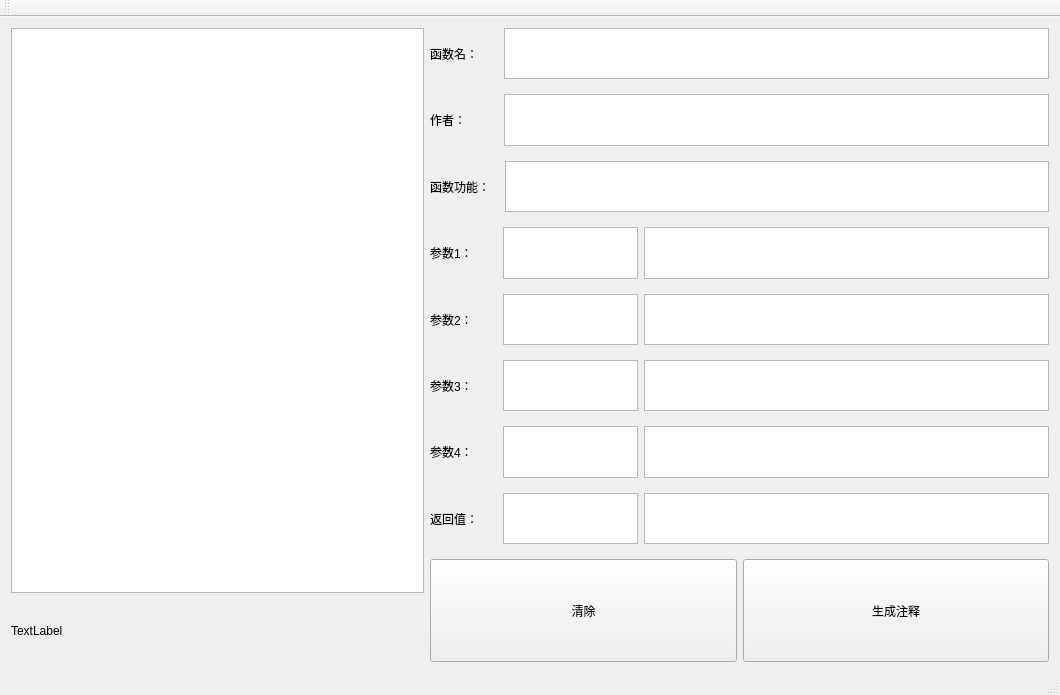
<?xml version="1.0" encoding="UTF-8"?>
<ui version="4.0">
 <class>MainWindow</class>
 <widget class="QMainWindow" name="MainWindow">
  <property name="geometry">
   <rect>
    <x>0</x>
    <y>0</y>
    <width>1060</width>
    <height>695</height>
   </rect>
  </property>
  <property name="windowTitle">
   <string>MainWindow</string>
  </property>
  <widget class="QWidget" name="centralWidget">
   <layout class="QHBoxLayout" name="horizontalLayout_10" stretch="2,3">
    <item>
     <layout class="QVBoxLayout" name="verticalLayout_2" stretch="9,1">
      <item>
       <widget class="QTextBrowser" name="text_code">
        <property name="sizePolicy">
         <sizepolicy hsizetype="Preferred" vsizetype="Preferred">
          <horstretch>0</horstretch>
          <verstretch>0</verstretch>
         </sizepolicy>
        </property>
       </widget>
      </item>
      <item>
       <widget class="QLabel" name="label_result">
        <property name="sizePolicy">
         <sizepolicy hsizetype="Preferred" vsizetype="Preferred">
          <horstretch>0</horstretch>
          <verstretch>0</verstretch>
         </sizepolicy>
        </property>
        <property name="text">
         <string>TextLabel</string>
        </property>
       </widget>
      </item>
     </layout>
    </item>
    <item>
     <layout class="QVBoxLayout" name="verticalLayout" stretch="1,1,1,1,1,1,1,1,2">
      <property name="spacing">
       <number>15</number>
      </property>
      <property name="sizeConstraint">
       <enum>QLayout::SetFixedSize</enum>
      </property>
      <item>
       <layout class="QHBoxLayout" name="horizontalLayout_9" stretch="1,8">
        <item>
         <widget class="QLabel" name="label_function_name">
          <property name="sizePolicy">
           <sizepolicy hsizetype="Preferred" vsizetype="Minimum">
            <horstretch>0</horstretch>
            <verstretch>0</verstretch>
           </sizepolicy>
          </property>
          <property name="text">
           <string>函数名：</string>
          </property>
         </widget>
        </item>
        <item>
         <widget class="QTextEdit" name="textEdit_function_name">
          <property name="sizePolicy">
           <sizepolicy hsizetype="Preferred" vsizetype="Ignored">
            <horstretch>0</horstretch>
            <verstretch>0</verstretch>
           </sizepolicy>
          </property>
          <property name="focusPolicy">
           <enum>Qt::StrongFocus</enum>
          </property>
          <property name="tabChangesFocus">
           <bool>true</bool>
          </property>
         </widget>
        </item>
       </layout>
      </item>
      <item>
       <layout class="QHBoxLayout" name="horizontalLayout_6" stretch="1,8">
        <item>
         <widget class="QLabel" name="label_author">
          <property name="sizePolicy">
           <sizepolicy hsizetype="Preferred" vsizetype="Minimum">
            <horstretch>0</horstretch>
            <verstretch>0</verstretch>
           </sizepolicy>
          </property>
          <property name="text">
           <string>作者：</string>
          </property>
         </widget>
        </item>
        <item>
         <widget class="QTextEdit" name="textEdit_author">
          <property name="sizePolicy">
           <sizepolicy hsizetype="Preferred" vsizetype="Ignored">
            <horstretch>0</horstretch>
            <verstretch>0</verstretch>
           </sizepolicy>
          </property>
          <property name="focusPolicy">
           <enum>Qt::StrongFocus</enum>
          </property>
          <property name="tabChangesFocus">
           <bool>true</bool>
          </property>
         </widget>
        </item>
       </layout>
      </item>
      <item>
       <layout class="QHBoxLayout" name="horizontalLayout_8" stretch="1,8">
        <property name="spacing">
         <number>7</number>
        </property>
        <item>
         <widget class="QLabel" name="label_brief">
          <property name="sizePolicy">
           <sizepolicy hsizetype="Preferred" vsizetype="Minimum">
            <horstretch>0</horstretch>
            <verstretch>0</verstretch>
           </sizepolicy>
          </property>
          <property name="text">
           <string>函数功能：</string>
          </property>
         </widget>
        </item>
        <item>
         <widget class="QTextEdit" name="textEdit_brief">
          <property name="sizePolicy">
           <sizepolicy hsizetype="Preferred" vsizetype="Ignored">
            <horstretch>0</horstretch>
            <verstretch>0</verstretch>
           </sizepolicy>
          </property>
          <property name="tabChangesFocus">
           <bool>true</bool>
          </property>
         </widget>
        </item>
       </layout>
      </item>
      <item>
       <layout class="QHBoxLayout" name="horizontalLayout" stretch="1,2,6">
        <item>
         <widget class="QLabel" name="label_param_1">
          <property name="sizePolicy">
           <sizepolicy hsizetype="Preferred" vsizetype="Minimum">
            <horstretch>0</horstretch>
            <verstretch>0</verstretch>
           </sizepolicy>
          </property>
          <property name="text">
           <string>参数1：</string>
          </property>
         </widget>
        </item>
        <item>
         <widget class="QTextEdit" name="textEdit_p1_n">
          <property name="sizePolicy">
           <sizepolicy hsizetype="Preferred" vsizetype="Ignored">
            <horstretch>0</horstretch>
            <verstretch>0</verstretch>
           </sizepolicy>
          </property>
          <property name="tabChangesFocus">
           <bool>true</bool>
          </property>
         </widget>
        </item>
        <item>
         <widget class="QTextEdit" name="textEdit_p1_c">
          <property name="sizePolicy">
           <sizepolicy hsizetype="Preferred" vsizetype="Ignored">
            <horstretch>0</horstretch>
            <verstretch>0</verstretch>
           </sizepolicy>
          </property>
          <property name="tabChangesFocus">
           <bool>true</bool>
          </property>
         </widget>
        </item>
       </layout>
      </item>
      <item>
       <layout class="QHBoxLayout" name="horizontalLayout_2" stretch="1,2,6">
        <item>
         <widget class="QLabel" name="label_param_2">
          <property name="sizePolicy">
           <sizepolicy hsizetype="Preferred" vsizetype="Minimum">
            <horstretch>0</horstretch>
            <verstretch>0</verstretch>
           </sizepolicy>
          </property>
          <property name="text">
           <string>参数2：</string>
          </property>
         </widget>
        </item>
        <item>
         <widget class="QTextEdit" name="textEdit_p2_n">
          <property name="sizePolicy">
           <sizepolicy hsizetype="Preferred" vsizetype="Ignored">
            <horstretch>0</horstretch>
            <verstretch>0</verstretch>
           </sizepolicy>
          </property>
          <property name="tabChangesFocus">
           <bool>true</bool>
          </property>
         </widget>
        </item>
        <item>
         <widget class="QTextEdit" name="textEdit_p2_c">
          <property name="sizePolicy">
           <sizepolicy hsizetype="Preferred" vsizetype="Ignored">
            <horstretch>0</horstretch>
            <verstretch>0</verstretch>
           </sizepolicy>
          </property>
          <property name="tabChangesFocus">
           <bool>true</bool>
          </property>
         </widget>
        </item>
       </layout>
      </item>
      <item>
       <layout class="QHBoxLayout" name="horizontalLayout_3" stretch="1,2,6">
        <item>
         <widget class="QLabel" name="label_param_3">
          <property name="sizePolicy">
           <sizepolicy hsizetype="Preferred" vsizetype="Minimum">
            <horstretch>0</horstretch>
            <verstretch>0</verstretch>
           </sizepolicy>
          </property>
          <property name="text">
           <string>参数3：</string>
          </property>
         </widget>
        </item>
        <item>
         <widget class="QTextEdit" name="textEdit_p3_n">
          <property name="sizePolicy">
           <sizepolicy hsizetype="Preferred" vsizetype="Ignored">
            <horstretch>0</horstretch>
            <verstretch>0</verstretch>
           </sizepolicy>
          </property>
          <property name="tabChangesFocus">
           <bool>true</bool>
          </property>
         </widget>
        </item>
        <item>
         <widget class="QTextEdit" name="textEdit_p3_c">
          <property name="sizePolicy">
           <sizepolicy hsizetype="Preferred" vsizetype="Ignored">
            <horstretch>0</horstretch>
            <verstretch>0</verstretch>
           </sizepolicy>
          </property>
          <property name="tabChangesFocus">
           <bool>true</bool>
          </property>
         </widget>
        </item>
       </layout>
      </item>
      <item>
       <layout class="QHBoxLayout" name="horizontalLayout_4" stretch="1,2,6">
        <item>
         <widget class="QLabel" name="label_param_4">
          <property name="sizePolicy">
           <sizepolicy hsizetype="Preferred" vsizetype="Minimum">
            <horstretch>0</horstretch>
            <verstretch>0</verstretch>
           </sizepolicy>
          </property>
          <property name="text">
           <string>参数4：</string>
          </property>
         </widget>
        </item>
        <item>
         <widget class="QTextEdit" name="textEdit_p4_n">
          <property name="sizePolicy">
           <sizepolicy hsizetype="Preferred" vsizetype="Ignored">
            <horstretch>0</horstretch>
            <verstretch>0</verstretch>
           </sizepolicy>
          </property>
          <property name="tabChangesFocus">
           <bool>true</bool>
          </property>
         </widget>
        </item>
        <item>
         <widget class="QTextEdit" name="textEdit_p4_c">
          <property name="sizePolicy">
           <sizepolicy hsizetype="Preferred" vsizetype="Ignored">
            <horstretch>0</horstretch>
            <verstretch>0</verstretch>
           </sizepolicy>
          </property>
          <property name="tabChangesFocus">
           <bool>true</bool>
          </property>
         </widget>
        </item>
       </layout>
      </item>
      <item>
       <layout class="QHBoxLayout" name="horizontalLayout_5" stretch="1,2,6">
        <item>
         <widget class="QLabel" name="label_return_value">
          <property name="sizePolicy">
           <sizepolicy hsizetype="Preferred" vsizetype="Minimum">
            <horstretch>0</horstretch>
            <verstretch>0</verstretch>
           </sizepolicy>
          </property>
          <property name="text">
           <string>返回值：</string>
          </property>
         </widget>
        </item>
        <item>
         <widget class="QTextEdit" name="textEdit_r_n">
          <property name="sizePolicy">
           <sizepolicy hsizetype="Preferred" vsizetype="Ignored">
            <horstretch>0</horstretch>
            <verstretch>0</verstretch>
           </sizepolicy>
          </property>
          <property name="tabChangesFocus">
           <bool>true</bool>
          </property>
         </widget>
        </item>
        <item>
         <widget class="QTextEdit" name="textEdit_r_c">
          <property name="sizePolicy">
           <sizepolicy hsizetype="Preferred" vsizetype="Ignored">
            <horstretch>0</horstretch>
            <verstretch>0</verstretch>
           </sizepolicy>
          </property>
          <property name="tabChangesFocus">
           <bool>true</bool>
          </property>
         </widget>
        </item>
       </layout>
      </item>
      <item>
       <layout class="QHBoxLayout" name="horizontalLayout_7" stretch="1,1">
        <item>
         <widget class="QPushButton" name="pushButton_clear">
          <property name="sizePolicy">
           <sizepolicy hsizetype="Preferred" vsizetype="Preferred">
            <horstretch>0</horstretch>
            <verstretch>0</verstretch>
           </sizepolicy>
          </property>
          <property name="text">
           <string>清除</string>
          </property>
         </widget>
        </item>
        <item>
         <widget class="QPushButton" name="pushButton_generate">
          <property name="sizePolicy">
           <sizepolicy hsizetype="Preferred" vsizetype="Preferred">
            <horstretch>0</horstretch>
            <verstretch>0</verstretch>
           </sizepolicy>
          </property>
          <property name="text">
           <string>生成注释</string>
          </property>
         </widget>
        </item>
       </layout>
      </item>
     </layout>
    </item>
   </layout>
  </widget>
  <widget class="QMenuBar" name="menuBar">
   <property name="geometry">
    <rect>
     <x>0</x>
     <y>0</y>
     <width>1060</width>
     <height>26</height>
    </rect>
   </property>
  </widget>
  <widget class="QToolBar" name="mainToolBar">
   <attribute name="toolBarArea">
    <enum>TopToolBarArea</enum>
   </attribute>
   <attribute name="toolBarBreak">
    <bool>false</bool>
   </attribute>
  </widget>
  <widget class="QStatusBar" name="statusBar"/>
 </widget>
 <layoutdefault spacing="6" margin="11"/>
 <tabstops>
  <tabstop>textEdit_function_name</tabstop>
  <tabstop>textEdit_author</tabstop>
  <tabstop>textEdit_brief</tabstop>
  <tabstop>textEdit_p1_n</tabstop>
  <tabstop>textEdit_p1_c</tabstop>
  <tabstop>textEdit_p2_n</tabstop>
  <tabstop>textEdit_p2_c</tabstop>
  <tabstop>textEdit_p3_n</tabstop>
  <tabstop>textEdit_p3_c</tabstop>
  <tabstop>textEdit_p4_n</tabstop>
  <tabstop>textEdit_p4_c</tabstop>
  <tabstop>textEdit_r_n</tabstop>
  <tabstop>textEdit_r_c</tabstop>
  <tabstop>pushButton_generate</tabstop>
  <tabstop>pushButton_clear</tabstop>
  <tabstop>text_code</tabstop>
 </tabstops>
 <resources/>
 <connections/>
</ui>
